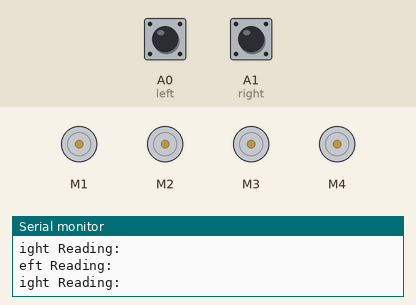
Bench run of a sketch on a simulated Arduino Uno, built with avr-gcc and run on an emulated ATmega328P. On the bench: 4 × DC motor (green arrow = forward, orange = backward, longer = faster), the last lines printed to the serial monitor. Inputs (shaded band) come from the test bench; at power-on: A0 (left) HIGH, A1 (right) HIGH.

Above: at 1.2 s.
1.3 s: A0 (left) pulled LOW for 0.15 s
At 1.39 s:
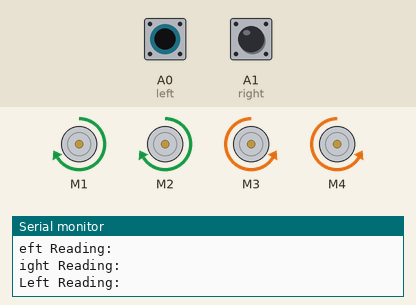
2.9 s: A1 (right) pulled LOW for 0.15 s
At 3.0 s:
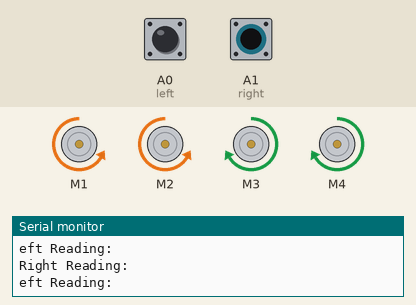
4.5 s: A0 (left) pulled LOW for 1 s
At 6.5 s:
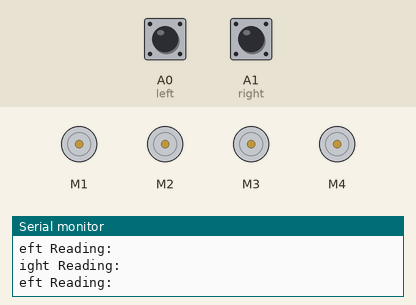
8.5 s: A1 (right) pulled LOW for 1 s
At 9.3 s:
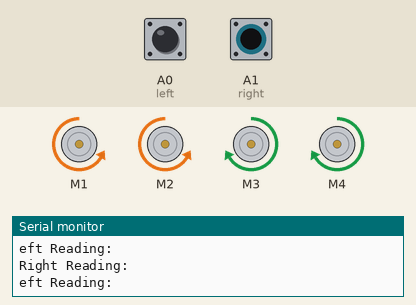
12.5 s: A1 (right) pulled LOW for 3.2 s
At 16.1 s:
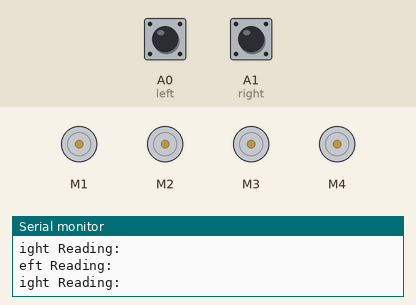
17.2 s: A0 (left) driven LOW and A1 (right) driven LOW
At 17.5 s:
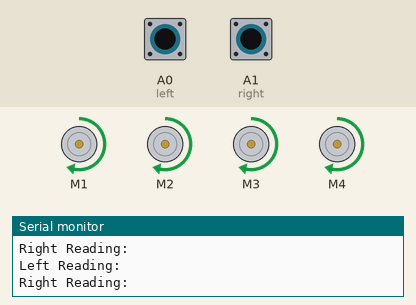
Timing chart, 0 to 19.7 s (numbered marks = the images above; inputs shaded):
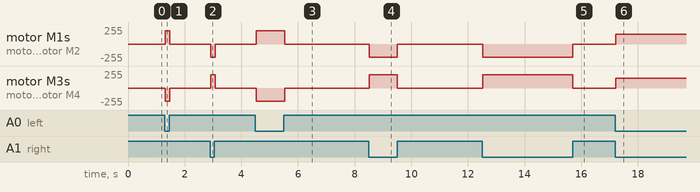

The sketch:

LineFollowingCar.ino
```cpp
//ARDUINO LINE FOLLOWING CAR//

//including the libraries
#include <AFMotor.h>

//defining pins and variables
#define left A0
#define right A1

//defining motors
AF_DCMotor motor1(1, MOTOR12_1KHZ);
AF_DCMotor motor2(2, MOTOR12_1KHZ);
AF_DCMotor motor3(3, MOTOR34_1KHZ);
AF_DCMotor motor4(4, MOTOR34_1KHZ);

bool detectBoth = false;
int bothCounter = 0;


void setup() {
  //declaring pin types
  pinMode(left,INPUT);
  pinMode(right,INPUT);
  //begin serial communication
  Serial.begin(9600);

}

void moveStraight() {
  motor1.run(FORWARD);
  motor1.setSpeed(150);
  motor2.run(FORWARD);
  motor2.setSpeed(150);
  motor3.run(FORWARD);
  motor3.setSpeed(150);
  motor4.run(FORWARD);
  motor4.setSpeed(150);
}

void moveLeft() {
   motor1.run(FORWARD);
   motor1.setSpeed(200);
   motor2.run(FORWARD);
   motor2.setSpeed(200);
   motor3.run(BACKWARD);
   motor3.setSpeed(200);
   motor4.run(BACKWARD);
   motor4.setSpeed(200);
}

void moveRight() {
  motor1.run(BACKWARD);
  motor1.setSpeed(200);
  motor2.run(BACKWARD);
  motor2.setSpeed(200);
  motor3.run(FORWARD);
  motor3.setSpeed(200);
  motor4.run(FORWARD);
  motor4.setSpeed(200);
}

void dontMove() {
  motor1.run(RELEASE);
  motor1.setSpeed(0);
  motor2.run(RELEASE);
  motor2.setSpeed(0);
  motor3.run(RELEASE);
  motor3.setSpeed(0);
  motor4.run(RELEASE);
  motor4.setSpeed(0);
}

void loop(){
  //printing values of the sensors to the serial monitor
  Serial.println("Left Reading:"  + digitalRead(left));

  Serial.println("Right Reading:" + digitalRead(right));

  //line detected by both
  if(digitalRead(left)==0 && digitalRead(right)==0){
    //Forward
    moveStraight();

    detectBoth = true;
  }
  //line detected by left sensor
  else if(digitalRead(left)==0 && !digitalRead(right)==0){
    //turn left
    moveLeft();

    if (detectBoth) {
      bothCounter++;
      detectBoth = false;
    }

  }
  //line detected by right sensor
  else if(!digitalRead(left)==0 && digitalRead(right)==0){
    //turn right
    moveRight();

    if (detectBoth) {
      bothCounter++;
      detectBoth = false;
    }
  }
  //line detected by none
  else if(!digitalRead(left)==0 && !digitalRead(right)==0){
    //stop
    dontMove();

  }

}
```

Measured:
- after the input at 1.3 s, motor M1, motor M2: stopped → forward 200/255 at once, → stopped 0.16 s later; motor M3, motor M4: stopped → backward 200/255 at once, → stopped 0.16 s later
- after the input at 2.9 s, motor M1, motor M2: stopped → backward 200/255 at once, → stopped 0.15 s later; motor M3, motor M4: stopped → forward 200/255 at once, → stopped 0.15 s later
- after the input at 4.5 s, motor M1, motor M2: stopped → forward 200/255 at once, → stopped 1.0 s later; motor M3, motor M4: stopped → backward 200/255 at once, → stopped 1.0 s later
- after the input at 8.5 s, motor M1, motor M2: stopped → backward 200/255 at once, → stopped 1.0 s later; motor M3, motor M4: stopped → forward 200/255 at once, → stopped 1.0 s later
- after the input at 12.5 s, motor M1, motor M2: stopped → backward 200/255 at once, → stopped 3.2 s later; motor M3, motor M4: stopped → forward 200/255 at once, → stopped 3.2 s later
- after the input at 17.2 s, motor M1–4: stopped → forward 150/255 at once
